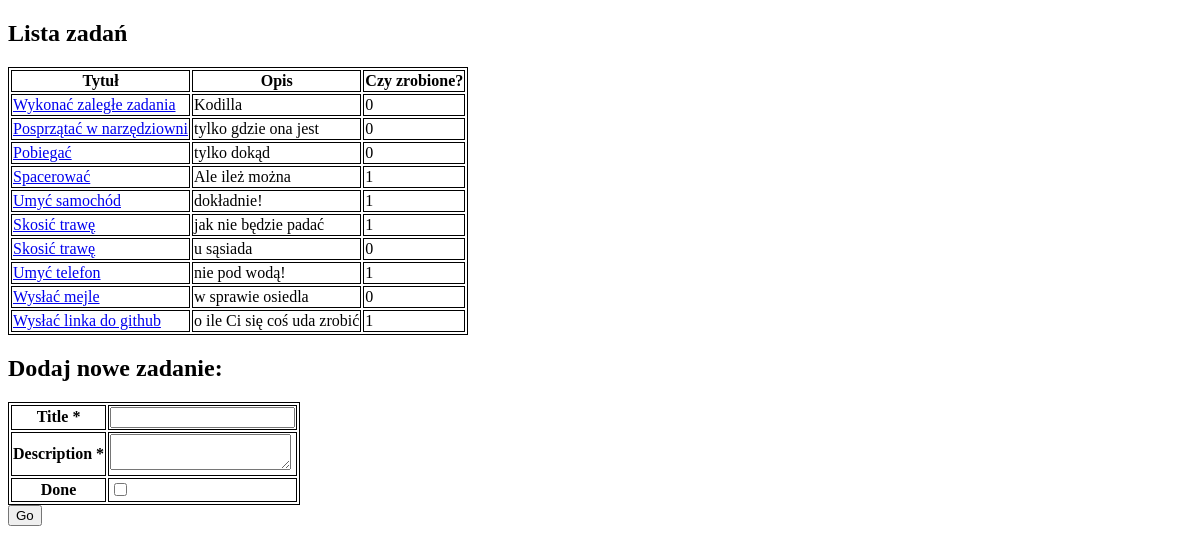
Page /todos/ on the earlier database version.
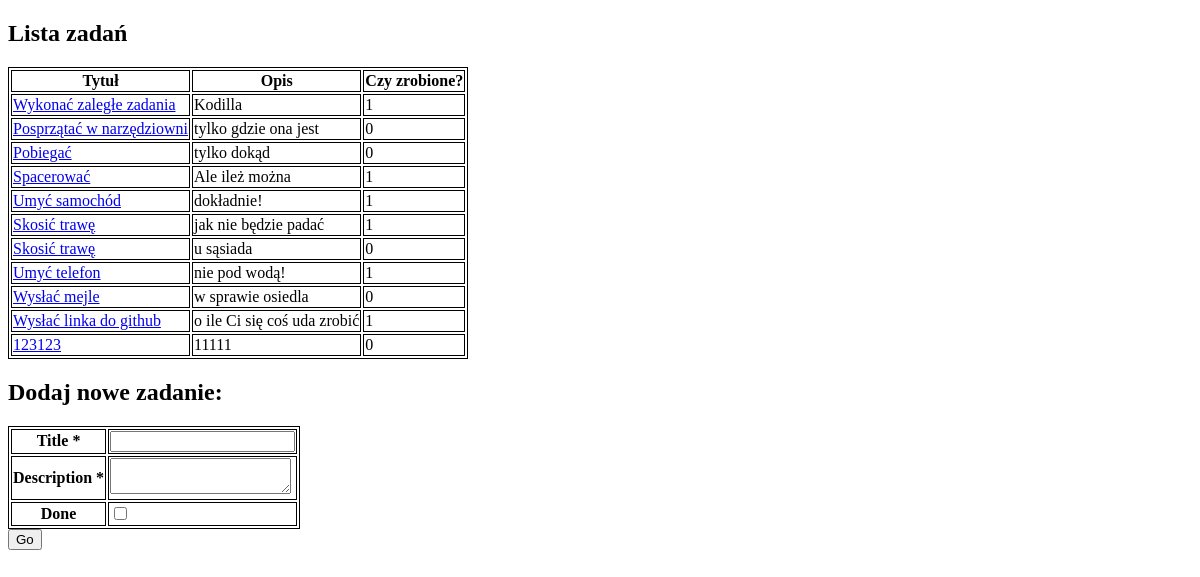
Same page on the later database version.
### tables this page shows
CREATE TABLE "todos" (
	"id"	INTEGER,
	"title"	TEXT NOT NULL,
	"description"	TEXT,
	"done"	INTEGER,
	PRIMARY KEY("id" AUTOINCREMENT)
);

### app.py (the view)
@app.route("/todos/", methods=["GET", "POST"])
def todos_list():
    form = TodoForm()
    error = ""
    if request.method == "POST":
        if form.validate_on_submit():
            todos.create(form.data)
        return redirect(url_for("todos_list"))
    return render_template("todos.html", form=form, todos=todos.select_all(), error=error)

### forms.py
class TodoForm(FlaskForm):
    title = StringField('Title', validators=[DataRequired()])
    description = TextAreaField('Description', validators=[DataRequired()])
    done = BooleanField('Done')

### TodosSQLite.py (called while the page is built)
    def cursor(self):
        self.conn = self.create_connection(self.db_file)
        return self.conn.cursor()

    def create_connection(self, db_file):
        conn = None
        try:
            conn = sqlite3.connect(db_file)
            print("Successfully Connected to SQLite")
            return conn
        except Error as e:
            print(e)
        return conn

    def select_all(self):
        cur = self.cursor()
        cur.execute("SELECT * FROM todos")
        rows = cur.fetchall()
        cur.close()
        return rows

### templates/todos.html (shortened to what this page needs)
<!DOCTYPE html>
<html lang="en">
<head>
</head>
<h2>Lista zadań</h2>
<table>
    <thead>
        <th>Tytuł</th>
        <th>Opis</th>
        <th>Czy zrobione?</th>
    </thead>
    {% for todo in todos %}
    <tr>
        <td><a href="/todos/{{ loop.index }}">{{ todo[1] }}</a></td>
        <td>{{ todo[2] }}</td>
        <td>{{ todo[3] }}</td>
    </tr>
    {% endfor %}
</table>
<div>
    <h2> Dodaj nowe zadanie: </h2>
    <form method="POST" action="/todos/">
        <table>
            {% for field in form if field.widget.input_type != 'hidden' %}
            <tr>
                <th>{{ field.label }} {% if field.flags.required %}*{% endif %}</th>
                <td>{{ field }}</td>
            </tr>
            {% endfor %}
        </table>
        <input type="submit" value="Go">
    </form>
</div>
</body>
</html>

### templates/todos.html (style rules this page uses)
table, th, tr, td { border: 1px solid black; }

Differences in the rows shown:
changed todos "Wykonać zaległe zadania": done "0" → "1"
added todos: title "123123", description "11111", done "0"
